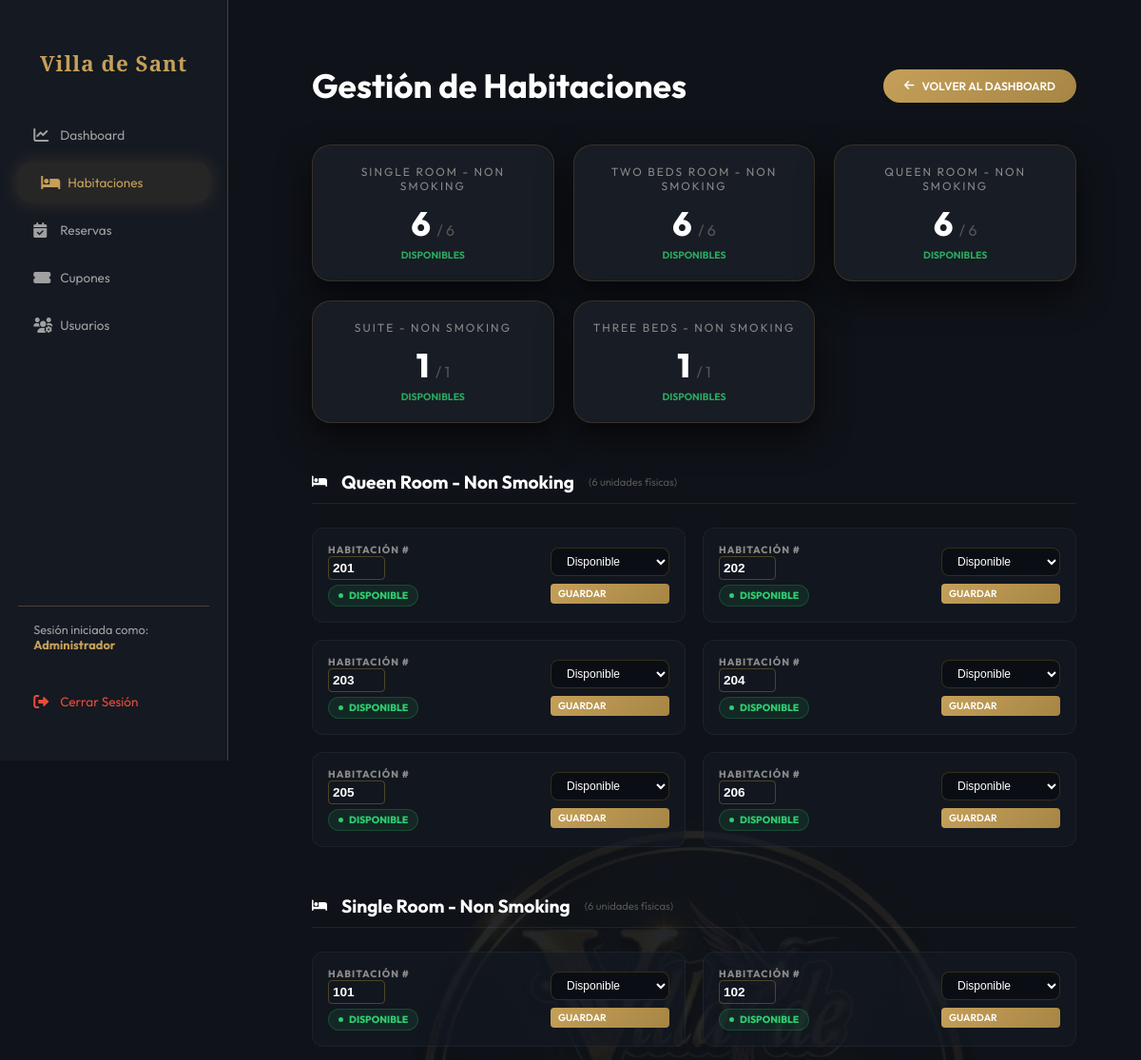
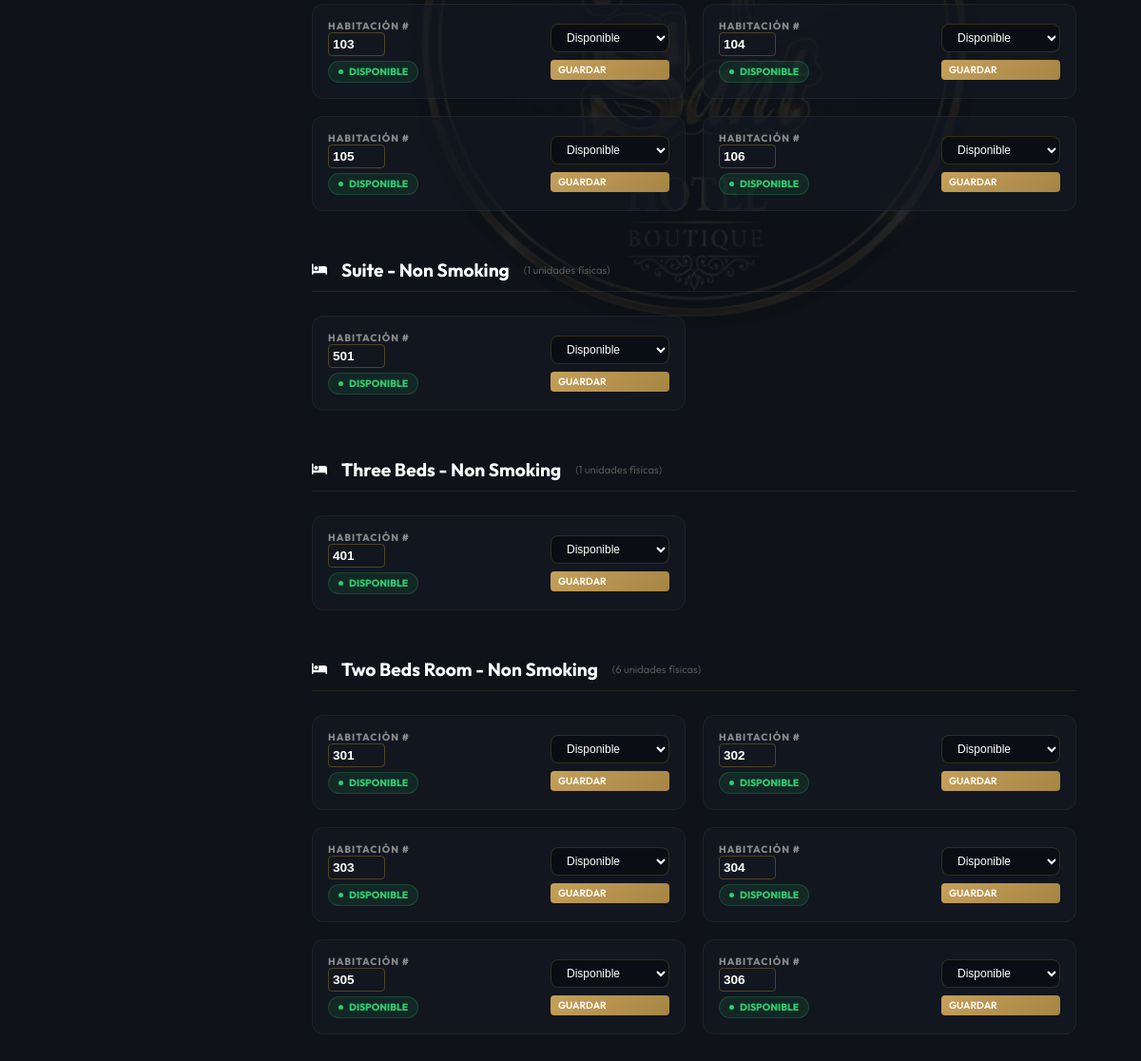
The app's page /?action=admin-habitaciones (signed in) with its own data (2 pictures, top to bottom).
### tables this page shows
CREATE TABLE IF NOT EXISTS habitaciones (
    id INT AUTO_INCREMENT PRIMARY KEY,
    tipo VARCHAR(50) NOT NULL COMMENT 'Tipo de habitación (Single, Queen, etc.)',
    numero VARCHAR(10) NOT NULL COMMENT 'Número de habitación ej: 101',
    nombre VARCHAR(120) NOT NULL,
    descripcion TEXT,
    precio DECIMAL(10, 2) NOT NULL,
    estado ENUM('disponible', 'ocupado', 'mantenimiento') DEFAULT 'disponible',
    imagen VARCHAR(255),
    caracteristicas JSON,
    created_at TIMESTAMP DEFAULT CURRENT_TIMESTAMP,
    UNIQUE KEY uq_numero (numero)
);

### controllers/AdminController.php (called while the page is built, shortened)
<?php
class AdminController {
    public function habitaciones() {
        require_once 'views/admin/habitaciones.php';
    }
}
?>

### views/admin/habitaciones.php (the view, shortened to what this page needs)
<?php
$db = (new Database())->getConnection();
$stmt_summary = $db->query("
    SELECT tipo, nombre,
           COUNT(*) as total,
           SUM(CASE WHEN estado = 'disponible' THEN 1 ELSE 0 END) as disponibles
    FROM habitaciones
    GROUP BY tipo, nombre
    ORDER BY total DESC
");
$resumen_tipos = $stmt_summary->fetchAll(PDO::FETCH_ASSOC);
$stmt_units = $db->query("SELECT * FROM habitaciones ORDER BY tipo, numero");
$unidades_raw = $stmt_units->fetchAll(PDO::FETCH_ASSOC);
$unidades_por_tipo = [];
foreach ($unidades_raw as $u) {
    $unidades_por_tipo[$u['nombre']][] = $u;
}
include_once "views/layouts/admin_header.php";
?>
<div class="admin-container" style="color: white; padding: 20px;">
    <div style="display: flex; justify-content: space-between; align-items: center; margin-bottom: 40px; flex-wrap: wrap; gap: 15px;">
        <h2 class="serif gold-text" style="font-size: clamp(1.4rem, 4vw, 2.2rem); margin: 0;">Gestión de Habitaciones</h2>
        <a href="index.php?action=dashboard" class="btn-gold" style="padding: 10px 22px; font-size: 0.75rem; border-radius: 50px;">
            <i class="fas fa-arrow-left"></i> VOLVER AL DASHBOARD
        </a>
    </div>
    <div style="display: grid; grid-template-columns: repeat(auto-fit, minmax(220px, 1fr)); gap: 20px; margin-bottom: 50px;">
        <?php foreach ($resumen_tipos as $tipo): ?>
        <div class="glass-card" style="padding: 20px; border-color: rgba(212, 175, 55, 0.15); text-align: center;">
            <div style="font-size: 0.75rem; text-transform: uppercase; letter-spacing: 2px; color: #888; margin-bottom: 10px;"><?php echo htmlspecialchars($tipo['nombre']); ?></div>
            <div style="font-size: 2.2rem; font-weight: 800; color: var(--primary-gold);">
                <?php echo $tipo['disponibles']; ?> <span style="font-size: 1rem; color: #555; font-weight: 400;">/ <?php echo $tipo['total']; ?></span>
            </div>
            <div style="font-size: 0.65rem; color: #2ecc71; font-weight: 700; margin-top: 5px; opacity: 0.8;">DISPONIBLES</div>
        </div>
        <?php endforeach; ?>
    </div>
    <?php foreach ($unidades_por_tipo as $nombre_cat => $unidades): ?>
    <section class="admin-rooms-section">
        <div class="section-header">
            <i class="fas fa-bed" style="color: var(--primary-gold);"></i>
            <h3><?php echo htmlspecialchars($nombre_cat); ?></h3>
            <span style="font-size: 0.7rem; color: #555;">(<?php echo count($unidades); ?> unidades físicas)</span>
        </div>
        <div style="display: grid; grid-template-columns: repeat(auto-fill, minmax(280px, 1fr)); gap: 18px;">
            <?php foreach ($unidades as $u): ?>
            <div class="unit-card">
                <form method="POST" style="width: 100%; display: flex; justify-content: space-between; align-items: center;">
                    <div class="unit-info">
                        <div class="unit-num">HABITACIÓN #</div>
                        <input type="text" name="numero_habitacion" value="<?php echo $u['numero']; ?>"
                               style="background: transparent; border: 1px solid rgba(212,175,55,0.3); color: white; width: 60px; padding: 4px; border-radius: 4px; font-weight: 700; margin-bottom: 5px; font-size: 0.85rem;">
                        <br>
                        <div class="status-pill <?php echo $u['estado']; ?>">
                            <div style="width: 5px; height: 5px; border-radius: 50%; background: currentColor;"></div>
                            <?php echo $u['estado']; ?>
                        </div>
                    </div>
                    <div class="unit-actions" style="display: flex; flex-direction: column; gap: 8px;">
                        <select name="estado" style="width: 100%;">
                            <option value="disponible" <?php echo $u['estado'] == 'disponible' ? 'selected' : ''; ?>>Disponible</option>
                        </select>
                        <button type="submit" class="btn-gold" style="padding: 4px 8px; font-size: 0.65rem; border-radius: 4px; width: 100%;">GUARDAR</button>
                    </div>
                </form>
            </div>
            <?php endforeach; ?>
        </div>
    </section>
    <?php endforeach; ?>
</div>
<?php include_once "views/layouts/admin_footer.php"; ?>

### assets/css/admin.css (style rules this page uses)
:root { --primary: #c5a059; --primary-dark: #a68544; --bg-dark: #0f1218; --bg-sidebar: #151921; --card-bg: rgba(26, 30, 38, 0.9); --text: #e0e0e0; --text-muted: #a0a0a0; --gold-glow: 0 0 20px rgba(197, 160, 89, 0.2); --gold-border: rgba(197, 160, 89, 0.3); }
html, body { margin: 0; padding: 0; width: 100%; max-width: 100vw; overflow-x: hidden; scroll-behavior: smooth; -webkit-font-smoothing: antialiased; }
* { box-sizing: border-box; }
body { font-family: 'Outfit', sans-serif; background-color: var(--bg-dark); color: var(--text); display: flex; min-height: 100vh; font-size: 0.8rem; }
body::before { content: ''; position: fixed; top: 50%; left: calc(50% + 130px); transform: translate(-50%, -50%); width: 600px; height: 600px; background: url('../img/logo.png') no-repeat center; background-size: contain; opacity: 0.09; z-index: -1; pointer-events: none; }
.glass-card { background: var(--card-bg); backdrop-filter: blur(12px); border: 1px solid var(--gold-border); border-radius: 20px; padding: 2rem; box-shadow: 0 15px 35px rgba(0, 0, 0, 0.6); width: 100%; }
.btn-gold { background: linear-gradient(135deg, var(--primary), var(--primary-dark)); color: white; border: none; padding: 0.7rem 1.2rem; border-radius: 8px; font-family: 'Outfit', sans-serif; font-weight: 600; cursor: pointer; transition: all 0.3s; text-decoration: none; display: inline-flex; align-items: center; gap: 8px; font-size: 0.8rem; }
select, input { background: #0a0e14; border: 1px solid var(--gold-border); color: white; padding: 8px 12px; border-radius: 8px; outline: none; }

### views/admin/habitaciones.php (style rules this page uses)
.admin-rooms-section { margin-bottom: 50px; }
.section-header { display: flex; align-items: center; gap: 15px; margin-bottom: 25px; padding-bottom: 10px; border-bottom: 1px solid rgba(212,175,55,0.1); }
.section-header h3 { font-size: 1.2rem; margin: 0; color: var(--primary-gold); }
.unit-card { background: rgba(20, 25, 35, 0.6); border: 1px solid rgba(255, 255, 255, 0.05); border-radius: 12px; padding: 16px; transition: all 0.3s cubic-bezier(0.4, 0, 0.2, 1); display: flex; justify-content: space-between; align-items: center; }
.unit-info .unit-num { font-size: 0.65rem; color: #888; font-weight: 800; letter-spacing: 1px; }
.status-pill { display: inline-flex; align-items: center; gap: 6px; padding: 4px 10px; border-radius: 50px; font-size: 0.65rem; font-weight: 800; text-transform: uppercase; }
.status-pill.disponible { background: rgba(46, 204, 113, 0.1); color: #2ecc71; border: 1px solid rgba(46, 204, 113, 0.2); }
.unit-actions select { padding: 6px 12px; font-size: 0.75rem; border-radius: 8px; background: #0a0e14; border-color: rgba(212,175,55,0.2); }

### records on screen
habitaciones: numero_habitacion "201", estado "DISPONIBLE", estado "Disponible"
habitaciones: numero_habitacion "202", estado "DISPONIBLE", estado "Disponible"
habitaciones: numero_habitacion "203", estado "DISPONIBLE", estado "Disponible"
habitaciones: numero_habitacion "204", estado "DISPONIBLE", estado "Disponible"
habitaciones: numero_habitacion "205", estado "DISPONIBLE", estado "Disponible"
habitaciones: numero_habitacion "206", estado "DISPONIBLE", estado "Disponible"
habitaciones: numero_habitacion "101", estado "DISPONIBLE", estado "Disponible"
habitaciones: numero_habitacion "102", estado "DISPONIBLE", estado "Disponible"
habitaciones: numero_habitacion "103", estado "DISPONIBLE", estado "Disponible"
habitaciones: numero_habitacion "104", estado "DISPONIBLE", estado "Disponible"
habitaciones: numero_habitacion "105", estado "DISPONIBLE", estado "Disponible"
habitaciones: numero_habitacion "106", estado "DISPONIBLE", estado "Disponible"
habitaciones: numero_habitacion "501", estado "DISPONIBLE", estado "Disponible"
habitaciones: numero_habitacion "401", estado "DISPONIBLE", estado "Disponible"
habitaciones: numero_habitacion "301", estado "DISPONIBLE", estado "Disponible"
habitaciones: numero_habitacion "302", estado "DISPONIBLE", estado "Disponible"
habitaciones: numero_habitacion "303", estado "DISPONIBLE", estado "Disponible"
habitaciones: numero_habitacion "304", estado "DISPONIBLE", estado "Disponible"
habitaciones: numero_habitacion "305", estado "DISPONIBLE", estado "Disponible"
habitaciones: numero_habitacion "306", estado "DISPONIBLE", estado "Disponible"

### other values on screen
$_SESSION['nombre'] "Administrador"
$tipo['nombre'] "SINGLE ROOM - NON SMOKING"
$tipo['disponibles'] "6"
$tipo['total'] "6"
$tipo['nombre'] "TWO BEDS ROOM - NON SMOKING"
$tipo['nombre'] "QUEEN ROOM - NON SMOKING"
$tipo['nombre'] "SUITE - NON SMOKING"
$tipo['disponibles'] "1"
$tipo['total'] "1"
$tipo['nombre'] "THREE BEDS - NON SMOKING"
$nombre_cat "Queen Room - Non Smoking"
count($unidades) "6"
$nombre_cat "Single Room - Non Smoking"
$nombre_cat "Suite - Non Smoking"
count($unidades) "1"
